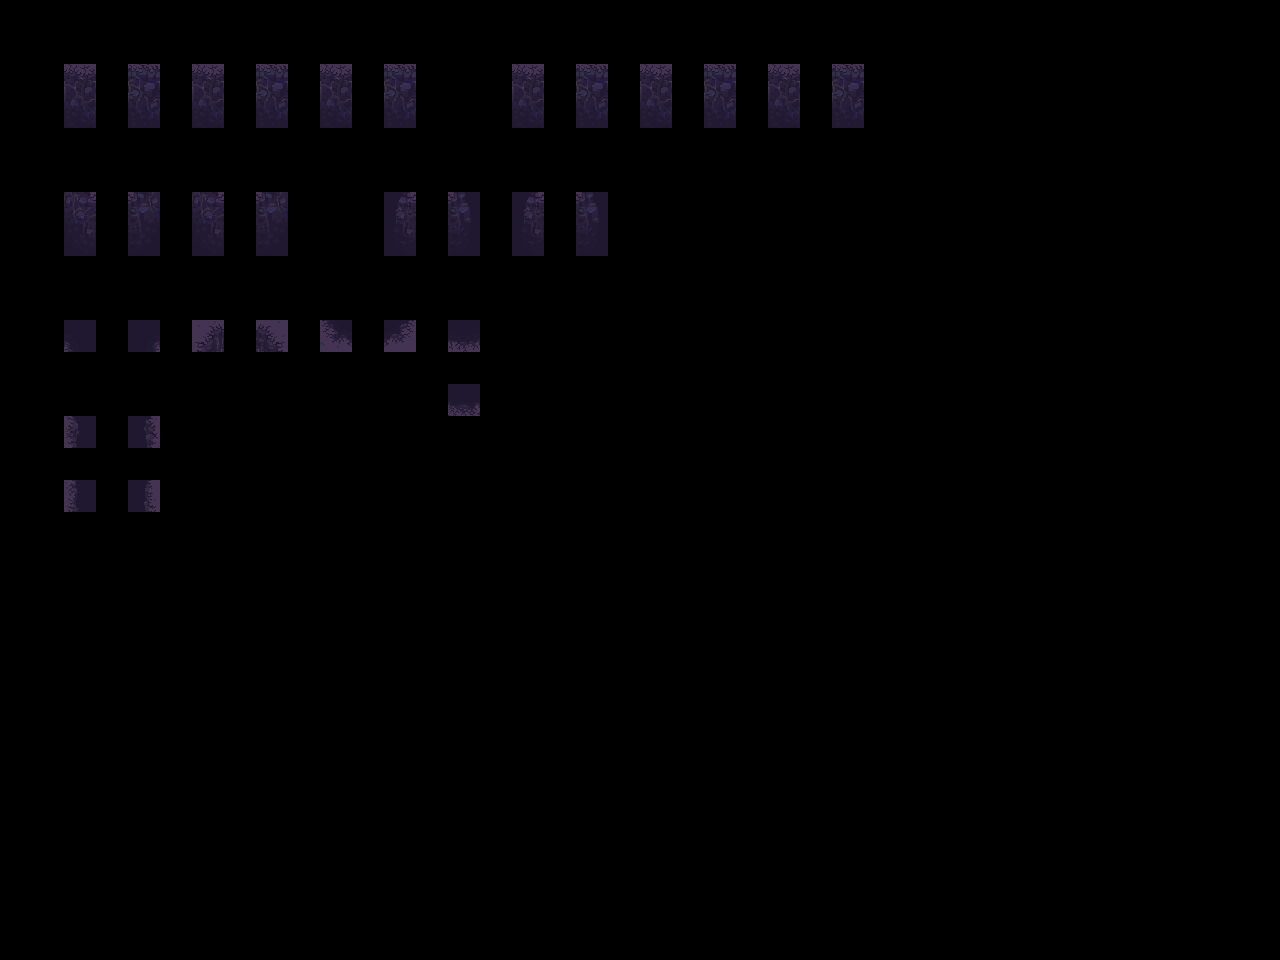

Tiled map render using the project's own tile images. Description and the whole map definition, tile-layer contents included, below:
An orthogonal 40x30 tile map with 32x32 px tiles, 2 tile layers (input_holes-1-2-3, output_holes-1-2-3) and 4 objects.

<map version="1.9" tiledversion="1.9.2" orientation="orthogonal" renderorder="right-down" width="40" height="30" tilewidth="32" tileheight="32" infinite="0" nextlayerid="4" nextobjectid="8">
 <properties>
  <property name="MatchInOrder" type="bool" value="true" />
 </properties>
 <tileset firstgid="1" source="../Tilesets/hole-2.tsx" />
 <layer id="1" name="input_holes-1-2-3" width="40" height="30" opacity="0.73">
  <data encoding="csv">
0,0,0,0,0,0,0,0,0,0,0,0,0,0,0,0,0,0,0,0,0,0,0,0,0,0,0,0,0,0,0,0,0,0,0,0,0,0,0,0,
0,0,0,0,0,0,0,0,0,0,0,0,0,0,0,0,0,0,0,0,0,0,0,0,0,0,0,0,0,0,0,0,0,0,0,0,0,0,0,0,
0,0,3,0,3,0,3,0,3,0,3,0,3,0,0,0,3,0,3,0,3,0,3,0,3,0,3,0,0,0,0,0,0,0,0,0,0,0,0,0,
0,0,19,0,19,0,19,0,19,0,19,0,19,0,0,0,19,0,19,0,19,0,19,0,19,0,19,0,0,0,0,0,0,0,0,0,0,0,0,0,
0,0,0,0,0,0,0,0,0,0,0,0,0,0,0,0,0,0,0,0,0,0,0,0,0,0,0,0,0,0,0,0,0,0,0,0,0,0,0,0,
0,0,0,0,0,0,0,0,0,0,0,0,0,0,0,0,0,0,0,0,0,0,0,0,0,0,0,0,0,0,0,0,0,0,0,0,0,0,0,0,
0,0,20,0,18,0,20,0,18,0,0,0,26,0,25,0,26,0,25,0,0,0,0,0,0,0,0,0,0,0,0,0,0,0,0,0,0,0,0,0,
0,0,36,0,34,0,36,0,34,0,0,0,42,0,41,0,42,0,41,0,0,0,0,0,0,0,0,0,0,0,0,0,0,0,0,0,0,0,0,0,
0,0,0,0,0,0,0,0,0,0,0,0,0,0,0,0,0,0,0,0,0,0,0,0,0,0,0,0,0,0,0,0,0,0,0,0,0,0,0,0,
0,0,0,0,0,0,0,0,0,0,0,0,0,0,0,0,0,0,0,0,0,0,0,0,0,0,0,0,0,0,0,0,0,0,0,0,0,0,0,0,
0,0,66,0,68,0,17,0,21,0,65,0,69,0,83,0,0,0,0,0,0,0,0,0,0,0,0,0,0,0,0,0,0,0,0,0,0,0,0,0,
0,0,0,0,0,0,0,0,0,0,0,0,0,0,0,0,0,0,0,0,0,0,0,0,0,0,0,0,0,0,0,0,0,0,0,0,0,0,0,0,
0,0,0,0,0,0,0,0,0,0,0,0,0,0,83,0,0,0,0,0,0,0,0,0,0,0,0,0,0,0,0,0,0,0,0,0,0,0,0,0,
0,0,49,0,53,0,0,0,0,0,0,0,0,0,0,0,0,0,0,0,0,0,0,0,0,0,0,0,0,0,0,0,0,0,0,0,0,0,0,0,
0,0,0,0,0,0,0,0,0,0,0,0,0,0,0,0,0,0,0,0,0,0,0,0,0,0,0,0,0,0,0,0,0,0,0,0,0,0,0,0,
0,0,49,0,53,0,0,0,0,0,0,0,0,0,0,0,0,0,0,0,0,0,0,0,0,0,0,0,0,0,0,0,0,0,0,0,0,0,0,0,
0,0,0,0,0,0,0,0,0,0,0,0,0,0,0,0,0,0,0,0,0,0,0,0,0,0,0,0,0,0,0,0,0,0,0,0,0,0,0,0,
0,0,0,0,0,0,0,0,0,0,0,0,0,0,0,0,0,0,0,0,0,0,0,0,0,0,0,0,0,0,0,0,0,0,0,0,0,0,0,0,
0,0,0,0,0,0,0,0,0,0,0,0,0,0,0,0,0,0,0,0,0,0,0,0,0,0,0,0,0,0,0,0,0,0,0,0,0,0,0,0,
0,0,0,0,0,0,0,0,0,0,0,0,0,0,0,0,0,0,0,0,0,0,0,0,0,0,0,0,0,0,0,0,0,0,0,0,0,0,0,0,
0,0,0,0,0,0,0,0,0,0,0,0,0,0,0,0,0,0,0,0,0,0,0,0,0,0,0,0,0,0,0,0,0,0,0,0,0,0,0,0,
0,0,0,0,0,0,0,0,0,0,0,0,0,0,0,0,0,0,0,0,0,0,0,0,0,0,0,0,0,0,0,0,0,0,0,0,0,0,0,0,
0,0,0,0,0,0,0,0,0,0,0,0,0,0,0,0,0,0,0,0,0,0,0,0,0,0,0,0,0,0,0,0,0,0,0,0,0,0,0,0,
0,0,0,0,0,0,0,0,0,0,0,0,0,0,0,0,0,0,0,0,0,0,0,0,0,0,0,0,0,0,0,0,0,0,0,0,0,0,0,0,
0,0,0,0,0,0,0,0,0,0,0,0,0,0,0,0,0,0,0,0,0,0,0,0,0,0,0,0,0,0,0,0,0,0,0,0,0,0,0,0,
0,0,0,0,0,0,0,0,0,0,0,0,0,0,0,0,0,0,0,0,0,0,0,0,0,0,0,0,0,0,0,0,0,0,0,0,0,0,0,0,
0,0,0,0,0,0,0,0,0,0,0,0,0,0,0,0,0,0,0,0,0,0,0,0,0,0,0,0,0,0,0,0,0,0,0,0,0,0,0,0,
0,0,0,0,0,0,0,0,0,0,0,0,0,0,0,0,0,0,0,0,0,0,0,0,0,0,0,0,0,0,0,0,0,0,0,0,0,0,0,0,
0,0,0,0,0,0,0,0,0,0,0,0,0,0,0,0,0,0,0,0,0,0,0,0,0,0,0,0,0,0,0,0,0,0,0,0,0,0,0,0,
0,0,0,0,0,0,0,0,0,0,0,0,0,0,0,0,0,0,0,0,0,0,0,0,0,0,0,0,0,0,0,0,0,0,0,0,0,0,0,0
</data>
 </layer>
 <layer id="2" name="output_holes-1-2-3" width="40" height="30">
  <data encoding="csv">
0,0,0,0,0,0,0,0,0,0,0,0,0,0,0,0,0,0,0,0,0,0,0,0,0,0,0,0,0,0,0,0,0,0,0,0,0,0,0,0,
0,0,0,0,0,0,0,0,0,0,0,0,0,0,0,0,0,0,0,0,0,0,0,0,0,0,0,0,0,0,0,0,0,0,0,0,0,0,0,0,
0,0,145,0,146,0,147,0,148,0,149,0,150,0,0,0,152,0,153,0,154,0,155,0,156,0,157,0,0,0,0,0,0,0,0,0,0,0,0,0,
0,0,161,0,162,0,163,0,164,0,165,0,166,0,0,0,168,0,169,0,170,0,171,0,172,0,173,0,0,0,0,0,0,0,0,0,0,0,0,0,
0,0,0,0,0,0,0,0,0,0,0,0,0,0,0,0,0,0,0,0,0,0,0,0,0,0,0,0,0,0,0,0,0,0,0,0,0,0,0,0,
0,0,0,0,0,0,0,0,0,0,0,0,0,0,0,0,0,0,0,0,0,0,0,0,0,0,0,0,0,0,0,0,0,0,0,0,0,0,0,0,
0,0,198,0,199,0,200,0,201,0,0,0,202,0,203,0,204,0,205,0,0,0,0,0,0,0,0,0,0,0,0,0,0,0,0,0,0,0,0,0,
0,0,214,0,215,0,216,0,217,0,0,0,218,0,219,0,220,0,221,0,0,0,0,0,0,0,0,0,0,0,0,0,0,0,0,0,0,0,0,0,
0,0,0,0,0,0,0,0,0,0,0,0,0,0,0,0,0,0,0,0,0,0,0,0,0,0,0,0,0,0,0,0,0,0,0,0,0,0,0,0,
0,0,0,0,0,0,0,0,0,0,0,0,0,0,0,0,0,0,0,0,0,0,0,0,0,0,0,0,0,0,0,0,0,0,0,0,0,0,0,0,
0,0,209,0,210,0,2,0,4,0,82,0,84,0,197,0,0,0,0,0,0,0,0,0,0,0,0,0,0,0,0,0,0,0,0,0,0,0,0,0,
0,0,0,0,0,0,0,0,0,0,0,0,0,0,0,0,0,0,0,0,0,0,0,0,0,0,0,0,0,0,0,0,0,0,0,0,0,0,0,0,
0,0,0,0,0,0,0,0,0,0,0,0,0,0,213,0,0,0,0,0,0,0,0,0,0,0,0,0,0,0,0,0,0,0,0,0,0,0,0,0,
0,0,196,0,195,0,0,0,0,0,0,0,0,0,0,0,0,0,0,0,0,0,0,0,0,0,0,0,0,0,0,0,0,0,0,0,0,0,0,0,
0,0,0,0,0,0,0,0,0,0,0,0,0,0,0,0,0,0,0,0,0,0,0,0,0,0,0,0,0,0,0,0,0,0,0,0,0,0,0,0,
0,0,212,0,211,0,0,0,0,0,0,0,0,0,0,0,0,0,0,0,0,0,0,0,0,0,0,0,0,0,0,0,0,0,0,0,0,0,0,0,
0,0,0,0,0,0,0,0,0,0,0,0,0,0,0,0,0,0,0,0,0,0,0,0,0,0,0,0,0,0,0,0,0,0,0,0,0,0,0,0,
0,0,0,0,0,0,0,0,0,0,0,0,0,0,0,0,0,0,0,0,0,0,0,0,0,0,0,0,0,0,0,0,0,0,0,0,0,0,0,0,
0,0,0,0,0,0,0,0,0,0,0,0,0,0,0,0,0,0,0,0,0,0,0,0,0,0,0,0,0,0,0,0,0,0,0,0,0,0,0,0,
0,0,0,0,0,0,0,0,0,0,0,0,0,0,0,0,0,0,0,0,0,0,0,0,0,0,0,0,0,0,0,0,0,0,0,0,0,0,0,0,
0,0,0,0,0,0,0,0,0,0,0,0,0,0,0,0,0,0,0,0,0,0,0,0,0,0,0,0,0,0,0,0,0,0,0,0,0,0,0,0,
0,0,0,0,0,0,0,0,0,0,0,0,0,0,0,0,0,0,0,0,0,0,0,0,0,0,0,0,0,0,0,0,0,0,0,0,0,0,0,0,
0,0,0,0,0,0,0,0,0,0,0,0,0,0,0,0,0,0,0,0,0,0,0,0,0,0,0,0,0,0,0,0,0,0,0,0,0,0,0,0,
0,0,0,0,0,0,0,0,0,0,0,0,0,0,0,0,0,0,0,0,0,0,0,0,0,0,0,0,0,0,0,0,0,0,0,0,0,0,0,0,
0,0,0,0,0,0,0,0,0,0,0,0,0,0,0,0,0,0,0,0,0,0,0,0,0,0,0,0,0,0,0,0,0,0,0,0,0,0,0,0,
0,0,0,0,0,0,0,0,0,0,0,0,0,0,0,0,0,0,0,0,0,0,0,0,0,0,0,0,0,0,0,0,0,0,0,0,0,0,0,0,
0,0,0,0,0,0,0,0,0,0,0,0,0,0,0,0,0,0,0,0,0,0,0,0,0,0,0,0,0,0,0,0,0,0,0,0,0,0,0,0,
0,0,0,0,0,0,0,0,0,0,0,0,0,0,0,0,0,0,0,0,0,0,0,0,0,0,0,0,0,0,0,0,0,0,0,0,0,0,0,0,
0,0,0,0,0,0,0,0,0,0,0,0,0,0,0,0,0,0,0,0,0,0,0,0,0,0,0,0,0,0,0,0,0,0,0,0,0,0,0,0,
0,0,0,0,0,0,0,0,0,0,0,0,0,0,0,0,0,0,0,0,0,0,0,0,0,0,0,0,0,0,0,0,0,0,0,0,0,0,0,0
</data>
 </layer>
 <objectgroup id="3" name="rule_options" visible="0" offsetx="-10.6667" offsety="-16.6667">
  <object id="1" x="31.3333" y="28" width="405.667" height="124.667">
   <properties>
    <property name="Disabled" type="bool" value="false" />
    <property name="Probability" type="float" value="0.4" />
   </properties>
  </object>
  <object id="2" x="28" y="180.667" width="917.333" height="129.333">
   <properties>
    <property name="Disabled" type="bool" value="false" />
    <property name="Probability" type="float" value="0.25" />
   </properties>
  </object>
  <object id="4" x="29.6667" y="325.666" width="955" height="233">
   <properties>
    <property name="Probability" type="float" value="0.25" />
   </properties>
  </object>
  <object id="5" x="448.667" y="28.6667" width="497" height="129">
   <properties>
    <property name="Probability" type="float" value="0.25" />
   </properties>
  </object>
 </objectgroup>
</map>
